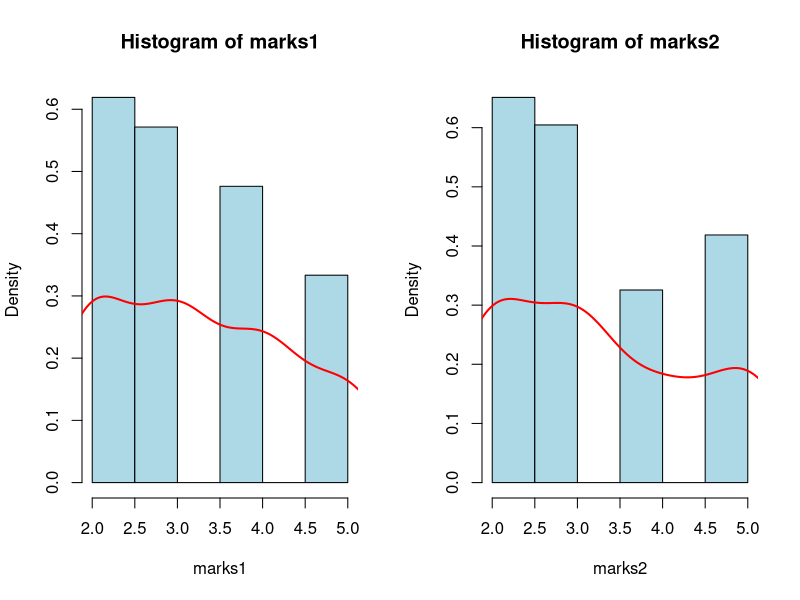
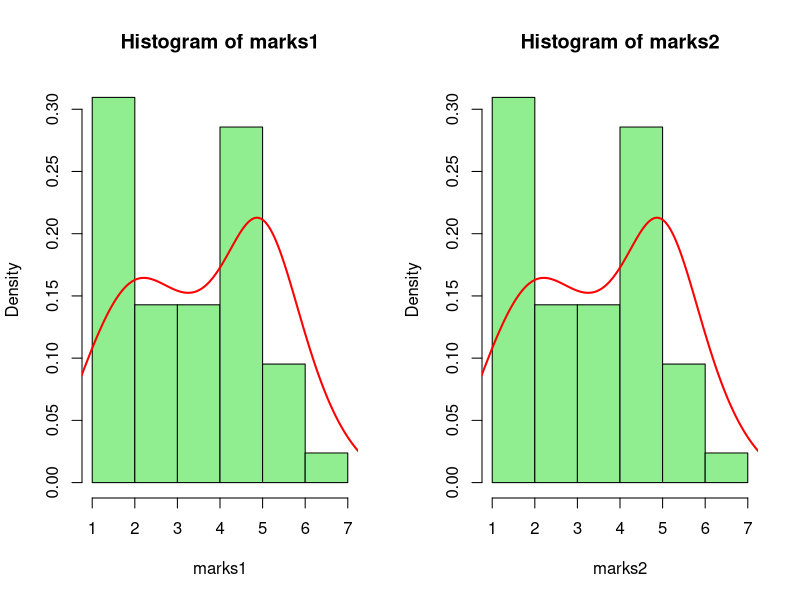
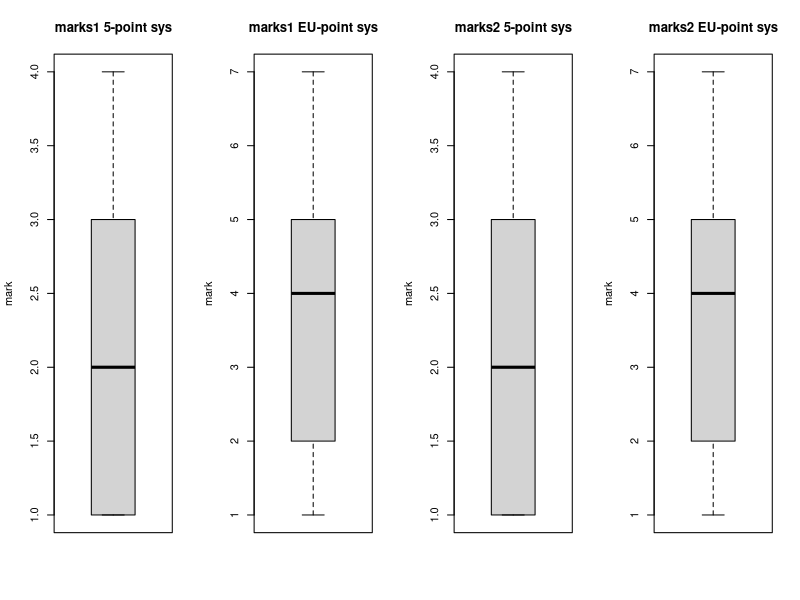

Write R code to recreate these figures, in order.
# Номер в списке: 13

# Задание 1
enterNA <- function(array){
  for (i in 1:length(array)) {
    if ((array[i]<0 || 100<array[i])&&!is.na(array[i])) {
      array[i] <- NA
    }
  }
  return(array)
}

N1    <- 51  # кол-во элементов в выборке
mean1 <- 70  # мат. ожидание
sd1   <- 30  # среднеквадратичное отклонение

set.seed(13)

# создание выборки и замена значений, который <0 или >100, на NA
sample1 <- rnorm(N1, mean = mean1, sd = sd1); sample1 
sample1 <- enterNA(array = sample1); sample1

N2    <- 62  # кол-во элементов в выборке
mean2 <- 65  # мат. ожидание
sd2   <- 40  # среднеквадратичное отклонение

# создание выборки и замена значений, который <0 или >100, на NA
sample2 <- rnorm(N1, mean = mean1, sd = sd1); sample2 
sample2 <- enterNA(array = sample2); sample2


# Задание 2

# функция для перевода в пятибальную систему оцениванию
to5 <- function(array){
  array <- cut(x = array, breaks = c(0, 50, 68, 81, 100))
  array.f <- factor(array)
  levels(array.f) <- c("2", "3", "4", "5")
  array.o <- ordered(array.f, labels = c("2", "3", "4", "5"))
  return(array.o)
}

# функция для перевода в европейскую систему оценивания
toEU <- function(array){
  array <- cut(x = array, breaks = c(0, 30, 50, 60, 68, 85, 95, 100))
  array.f <- factor(array)
  levels(array.f) <- c("F", "FX", "E", "D", "C", "B", "A")
  array.o <- ordered(array.f, labels = c("F", "FX", "E", "D", "C", "B", "A"))
  return(array.o)
}

# переведем выборки с пятибальные и европейские системы счисления
marks1.5point <- to5(array = sample1); table(marks1.5point) 
marks1.EUpoint <- toEU(array = sample1); table(marks1.EUpoint) 

marks2.5point <- to5(array = sample2); table(marks2.5point) 
marks2.EUpoint <- toEU(array = sample2); table(marks2.EUpoint) 


# Задание 3

# создадим таблицу относительных частот для оценок в пятибальной системе счисления
t1 <- data.frame(row.names = levels(marks1.5point), table(marks1.5point)); t1
t2 <- data.frame(row.names = levels(marks2.5point), table(marks1.5point)); t2
table1 <- data.frame(row.names = levels(marks2.5point), marks1  = prop.table( t1[, -1]), marks2  = prop.table( t2[, -1])); table1

# создадим таблицу относительных частот для оценок в европейской системе счисления
t1 <- data.frame(row.names = levels(marks1.EUpoint), table(marks1.EUpoint)); t1
t2 <- data.frame(row.names = levels(marks2.EUpoint), table(marks1.EUpoint)); t2
table2 <- data.frame(row.names = levels(marks2.EUpoint), marks1  = prop.table( t1[, -1]), marks2  = prop.table( t2[, -1])); table2


# Задание 4

# разделение окна на 2 части для построения сразу двух гистограмм
par(mfcol=c(1, 2))

# построение гистограмм для пятибальной системы оценивания
marks1 <- as.numeric(as.character(na.omit(marks1.5point)))
hist(marks1, col = "lightblue", freq = FALSE)
lines(density(marks1, na.rm = TRUE), col = "red", lwd = 2)
marks2 <- as.numeric(as.character(na.omit(marks2.5point)))
hist(marks2, col = "lightblue", freq = FALSE) 
lines(density(marks2, na.rm = TRUE), col = "red", lwd = 2)

# построение гистограмм для пятибальной системы оценивания
marks1 <- as.numeric(na.omit(marks1.EUpoint)); marks1
hist(marks1, col = "lightgreen", freq = FALSE)
lines(density(marks1, na.rm = TRUE), col = "red", lwd = 2)
marks2 <- as.numeric(na.omit(marks1.EUpoint)); marks2
hist(marks2, col = "lightgreen", freq = FALSE) 
lines(density(marks2, na.rm = TRUE), col = "red", lwd = 2)


# Задание 5

dev.off()
# разделение окна на 4 части для построения сразу четырех коробок с усами
par(mfcol=c(1, 4))

boxplot(marks1.5point, main = "marks1 5-point sys", ylab = "mark")
boxplot(marks1.EUpoint, main = "marks1 EU-point sys", ylab = "mark")
boxplot(marks2.5point, main = "marks2 5-point sys", ylab = "mark")
boxplot(marks2.EUpoint, main = "marks2 EU-point sys", ylab = "mark")
